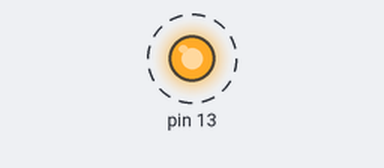
Recording of a sketch running on a simulated Arduino Uno, built with avr-gcc and run on an emulated ATmega328P. On the bench: output pins drawn as LEDs (lit = HIGH). Dashed ring = blinking. What the sketch prints to the serial monitor is not drawn.

Above: at 14.2 s.
Timing chart, 0 to 17.0 s (numbered marks = the images above):
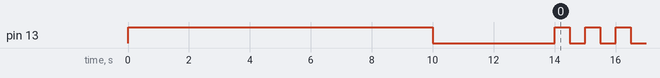

The sketch:

scriptRenameBT.ino
```cpp
char NOMBRE[10]  = "MyPotager";    // le nom du module
char BPS         = '4';           // 1=1200 , 2=2400, 3=4800, 4=9600, 5=19200, 6=38400, 7=57600, 8=115200
char PASS[10]    = "1234";   // le mot de passe

void setup()
{
   Serial.begin(9600);
   pinMode(13,OUTPUT);
   digitalWrite(13,HIGH);
   delay(10000);
   digitalWrite(13,LOW);

   Serial.print("AT");
   delay(1000);

   Serial.print("AT+NAME");
   Serial.print(NOMBRE);
   delay(1000);

   Serial.print("AT+BAUD");
   Serial.print(BPS);
   delay(1000);

   Serial.print("AT+PIN");
   Serial.print(PASS);
   delay(1000);
}

void loop()
{
   digitalWrite(13, !digitalRead(13));
   delay(500);
}
```

Measured:
- by itself, pin 13: repeats every 1.0 s: HIGH 0.50 s, LOW 0.50 s
